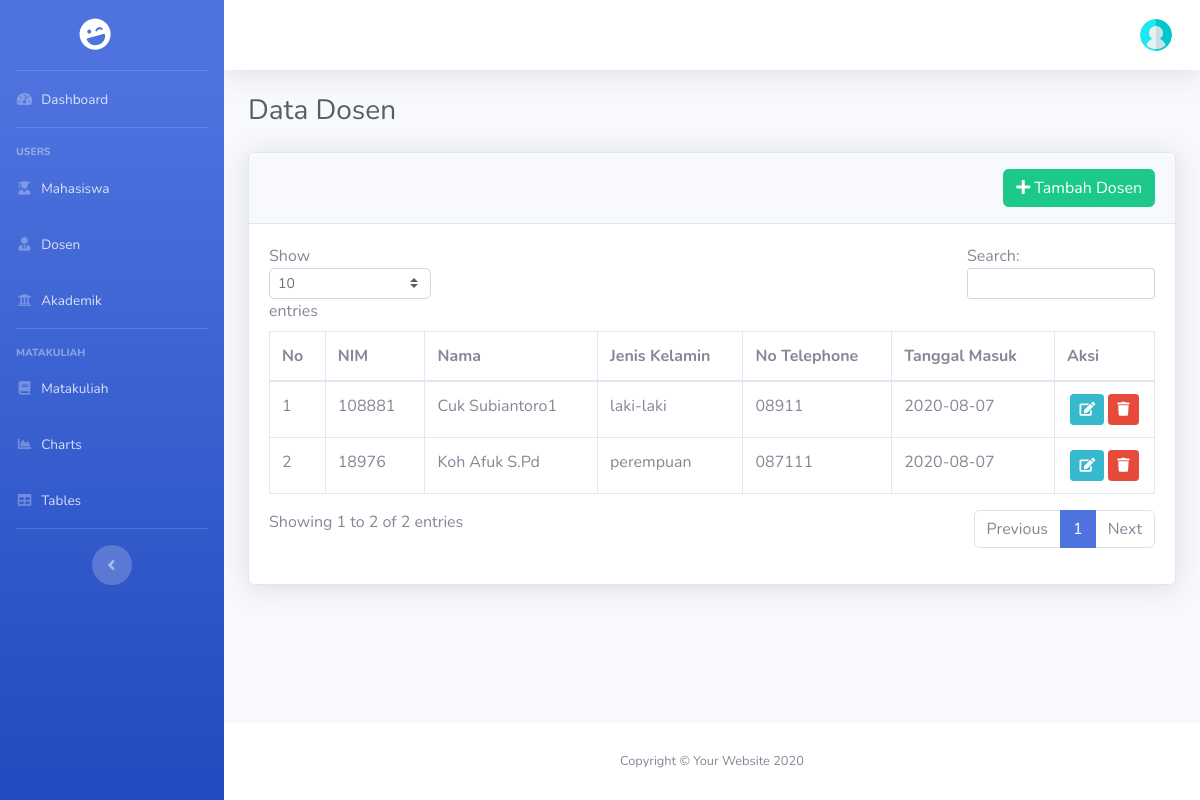
Page /index.php/dosen on the committed database.
### tables this page shows
CREATE TABLE `dosen` (
  `id` bigint(20) NOT NULL,
  `nip` bigint(20) NOT NULL,
  `nama` varchar(255) NOT NULL,
  `jenis_kelamin` enum('laki-laki','perempuan') NOT NULL,
  `alamat` text NOT NULL,
  `tgl_lahir` date NOT NULL,
  `password` varchar(255) NOT NULL,
  `tgl_masuk` date NOT NULL,
  `nomor_telephone` varchar(14) NOT NULL,
  `agama` enum('islam','kristen','katholik','hindu','budha','konghucu') NOT NULL,
  `jabatan` enum('dosen','sekjur','kajur') NOT NULL,
  `email` varchar(255) NOT NULL
);

### application/controllers/Dosen.php (called while the page is built, shortened)
<?php
class Dosen extends CI_Controller
{
    function __construct()
    {
        $this->load->Model('M_dosen','mod');
    }
    public function index()
    {
        $data['halaman']    = "Data Dosen";
        $data['dosen']  = $this->mod->m_get_all_dosen();
        $this->load->view('head.php', $data);
        $this->load->view('sidebar.php');
        $this->load->view('header.php');
        $this->load->view('dosen/index.php', $data);
        $this->load->view('footer.php');
    }
}

### index.php (called while the page is built, shortened)
<?php
require_once BASEPATH.'core/CodeIgniter.php';

### application/models/M_dosen.php (called while the page is built, shortened)
<?php
Class M_dosen extends CI_Model
{
    public function m_get_all_dosen()
    {
        $this->db->select()
            ->from('dosen');
        $query = $this->db->get_compiled_select();
        $data  = $this->db->query($query)->result_array();
        return $data;
    }
}

### application/views/dosen/index.php (the view, shortened to what this page needs)
<div class="container-fluid">
    <h1 class="h3 mb-4 text-gray-800">Data Dosen</h1>
    <div class="card shadow mb-4">
        <div class="card-header py-3">
            <a href="<?php echo base_url('dosen/tambah_dosen')?>" class="btn btn-success float-right"><i class="fas fa-plus"></i>&nbsp;Tambah Dosen</a>
        </div>
        <div class="card-body">
            <div class="table-responsive">
                <table class="table table-bordered" id="dataTable" width="100%" cellspacing="0">
                    <thead>
                        <tr>
                            <th>No</th>
                            <th>NIM</th>
                            <th>Nama</th>
                            <th>Jenis Kelamin</th>
                            <th>No Telephone</th>
                            <th>Tanggal Masuk</th>
                            <th>Aksi</th>
                        </tr>
                    </thead>
                    <tbody>
                        <?php
                            $i = 1;
                            foreach($dosen as $dsn):?>
                            <tr>
                                <td><?php echo $i;?></td>
                                <td><?php echo $dsn['nip'];?></td>
                                <td><?php echo $dsn['nama'];?></td>
                                <td><?php echo $dsn['jenis_kelamin'];?></td>
                                <td><?php echo $dsn['nomor_telephone'];?></td>
                                <td><?php echo $dsn['tgl_masuk'];?></td>
                                <td class="text-center">
                                    <a href="<?php echo base_url('dosen/edit_dosen/').$dsn['id']?>" class="btn btn-info btn-sm"><i class="fas fa-edit"></i></a>
                                    <a href="<?php echo base_url('dosen/hapus_dosen/').$dsn['id']?>" class="btn btn-danger btn-sm"><i class="fas fa-trash"></i></a>
                                </td>
                            </tr>
                        <?php
                            $i++;
                            endforeach;?>
                    </tbody>
                </table>
            </div>
        </div>
    </div>
</div>

### rows in the picture
dosen: nip "108881", nama "Cuk Subiantoro1", jenis_kelamin "laki-laki", nomor_telephone "08911", tgl_masuk "2020-08-07"
dosen: nip "18976", nama "Koh Afuk S.Pd", jenis_kelamin "perempuan", nomor_telephone "087111", tgl_masuk "2020-08-07"
